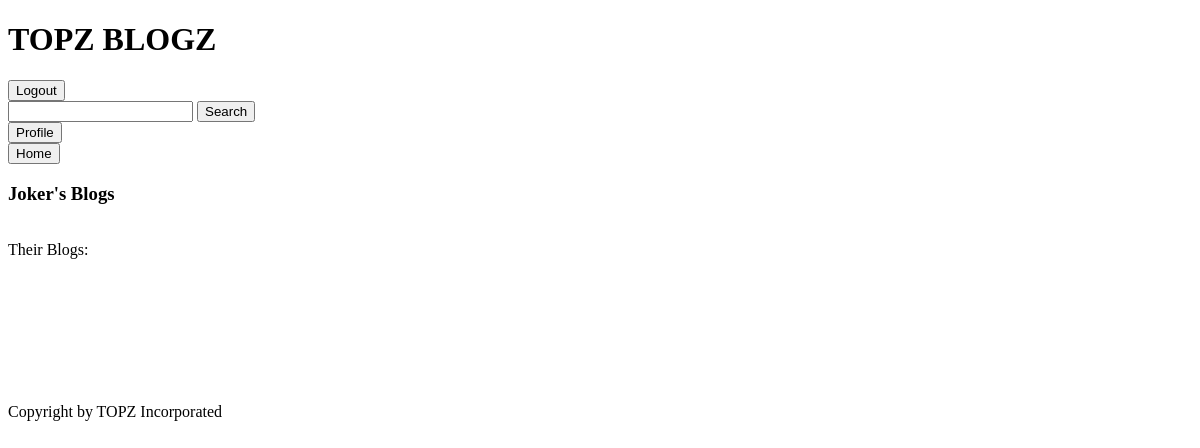
Before: /user/Joker (signed in) with the older database file.
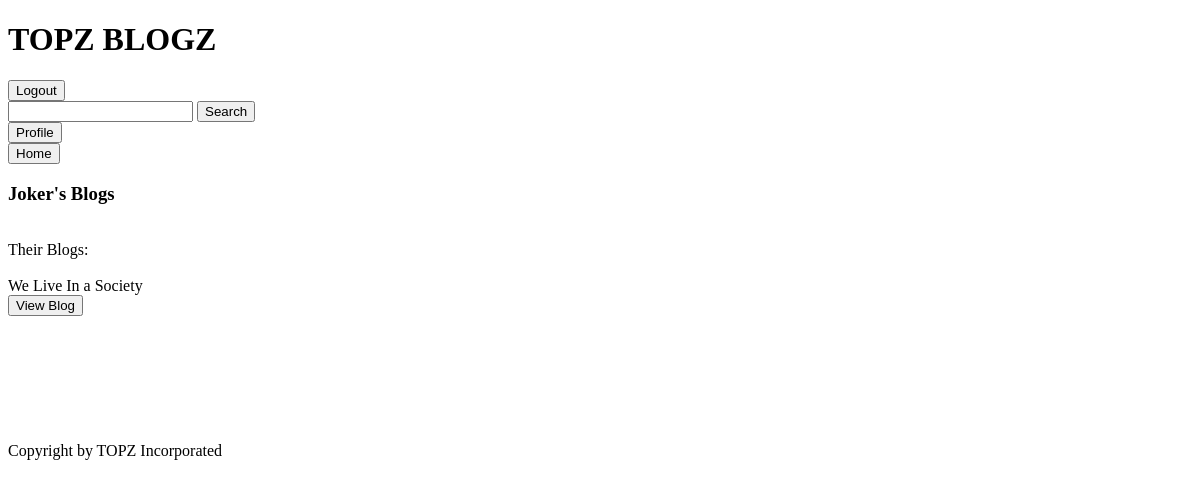
After: the same page with the newer database file.
### tables this page shows
CREATE TABLE users (user_id INTEGER PRIMARY KEY, username TEXT, password TEXT);

CREATE TABLE blogs (user_id INTEGER, blog_id INTEGER, blog_name TEXT);

### app.py (the view)
@app.route("/user/<user>")
def userPage(user):
    if ('username' in session and 'password' in session):
        if (user == session["username"]):
            return render_template("user.html",
                user = user,
                myBlogs = readDB.displayBlogs(user))
        return render_template("otherUser.html",
            user = user,
            theirBlogs=readDB.displayBlogs(user))
    return redirect(url_for("firstLogin"))

### utl/readDB.py (called while the page is built)
def displayBlogs(username):
    DB_FILE="data/databases.db"
    db = sqlite3.connect(DB_FILE)
    c = db.cursor()
    userid = getUserID(username)
    command = "SELECT blogs.user_id, blogs.blog_id, blog_name, entry_num, entry_text FROM blogs INNER JOIN entries ON blogs.user_id = entries.user_id AND blogs.blog_id = entries.blog_id WHERE blogs.user_id = {};".format(userid)
    c.execute(command)
    q = c.fetchall()
    final = []
    for entry in q:
        index = entry[1] - 1
        if len(final) == index:
            final.append([])
            final[index].append(entry[1])
            final[index].append(entry[2])
            final[index].append(entry[4])
        else:
            final[index].append(entry[4])
    db.commit() #save changes
    db.close()  #close database
    return final

def getUserID(username):
    DB_FILE="data/databases.db"
    db = sqlite3.connect(DB_FILE)
    c = db.cursor()
    command = "SELECT user_id FROM users WHERE username = \"{}\";".format(username)
    c.execute(command)
    q = c.fetchall()
    if len(q) > 0:
        return q[0][0]
    else:
        return -1
    db.commit() #save changes
    db.close()  #close database

### templates/otherUser.html (shortened to what this page needs)
{% extends "header.html" %}
{% block body %}
    <h3> {{user}}'s Blogs </h3>
    <br>
    Their Blogs:
    <br>
    <br>
    {% for row in theirBlogs %}
        {{row[1]}}
        <form action='/user/{{user}}/blog/{{row[0]}}'>
            <input type = 'submit' value = "View Blog">
        </form>
    {% endfor %}
    <br>
    <br><br><br><br><br>
{% endblock %}

### templates/header.html (shortened to what this page needs)
<!DOCTYPE html>
<html lang='en' dir='ltr'>
    <head>
        <header>
            {% block header %}
            <h1> TOPZ BLOGZ </h1>
            <form action='/logout', method="GET">
                <input type = 'submit' value = "Logout" >
            </form>
            <form action='/search', method="POST">
                <input type = 'text' name = 'keywords'>
                <input type = 'submit' name = 'search1', value = 'Search'>
            </form>
            <form action='/home', method="POST">
                <input type = 'submit' name = 'profileRedirect' value = "Profile">
            </form>
            <form action='/home', method="GET">
                <input type = 'submit' name = 'home' value = "Home">
            </form>
            {% endblock %}
        </header>
    </head>
    <body>
        {% block body %}
        {% endblock %}
        <br>
    </body>
    <footer>
        {% block footer %}
        Copyright by TOPZ Incorporated
        {% endblock %}
    </footer>
</html>

Changed rows visible on the page:
added users: username "Joker"
added blogs: blog_name "We Live In a Society"
Other visible differences:
{{ user }}: "Joker" → (not shown)
new list line: "View Blog"
